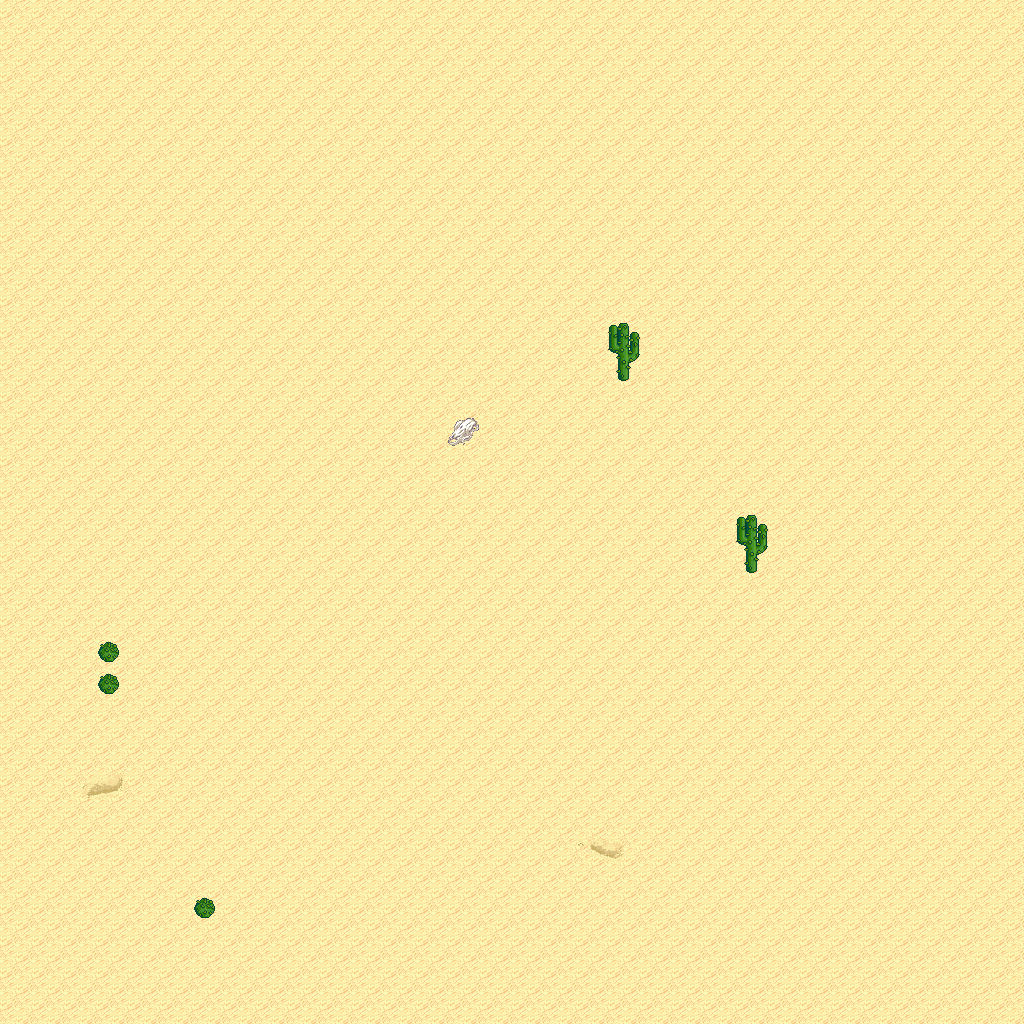

A level layout from a 2D game, rendered from its tile map. Below: a short description, then the map file with tile-grid data replaced by summaries:
An orthogonal 32x32 tile map with 32x32 px tiles, 5 tile layers (Ground, Objects, Objects2, Above, ...), 1 hidden layer not drawn, 6 tilesets.

<map version="1.10" tiledversion="1.11.0" orientation="orthogonal" renderorder="right-down" width="32" height="32" tilewidth="32" tileheight="32" infinite="0" nextlayerid="11" nextobjectid="1">
 <tileset firstgid="1" name="logic_collision" tilewidth="32" tileheight="32" tilecount="1" columns="1">
  <image source="../drawable/logic_collision.png" width="32" height="32" />
 </tileset>
 <tileset firstgid="2" name="terrain_desert" tilewidth="32" tileheight="32" tilecount="88" columns="8">
  <image source="../drawable/terrain_desert.png" width="256" height="352" />
 </tileset>
 <tileset firstgid="90" name="ground_sand_2" tilewidth="32" tileheight="32" tilecount="15" columns="5">
  <image source="../drawable/ground_sand_2.png" width="160" height="96" />
 </tileset>
 <tileset firstgid="105" name="plant_cactus_2" tilewidth="32" tileheight="32" tilecount="10" columns="5">
  <image source="../drawable/plant_cactus_2.png" width="160" height="64" />
 </tileset>
 <tileset firstgid="115" name="plant_cactus" tilewidth="32" tileheight="32" tilecount="2" columns="1">
  <image source="../drawable/plant_cactus.png" width="32" height="64" />
 </tileset>
 <tileset firstgid="117" name="plant_round_cactuses" tilewidth="32" tileheight="32" tilecount="20" columns="10">
  <image source="../drawable/plant_round_cactuses.png" width="320" height="64" />
 </tileset>
 <layer id="1" name="Ground" width="32" height="32">
  <data>[1024 cells, 1024 non-empty, 6 distinct tile ids]</data>
 </layer>
 <layer id="2" name="Objects" width="32" height="32">
  <data>[1024 cells, 5 non-empty, 2 distinct tile ids]</data>
 </layer>
 <layer id="3" name="Objects2" width="32" height="32">
  <data>[1024 cells, 0 non-empty, 0 distinct tile ids]</data>
 </layer>
 <layer id="4" name="Above" width="32" height="32">
  <data>[1024 cells, 2 non-empty, 1 distinct tile ids]</data>
 </layer>
 <layer id="5" name="Above2" width="32" height="32">
  <data>[1024 cells, 0 non-empty, 0 distinct tile ids]</data>
 </layer>
 <layer id="6" name="Walkable" width="32" height="32" visible="0">
  <data>[1024 cells, 6 non-empty, 1 distinct tile ids]</data>
 </layer>
 <objectgroup id="7" name="Mapevents" />
 <objectgroup id="8" name="Spawn" />
 <objectgroup id="9" name="Keys" />
 <objectgroup id="10" name="Replace" />
</map>
